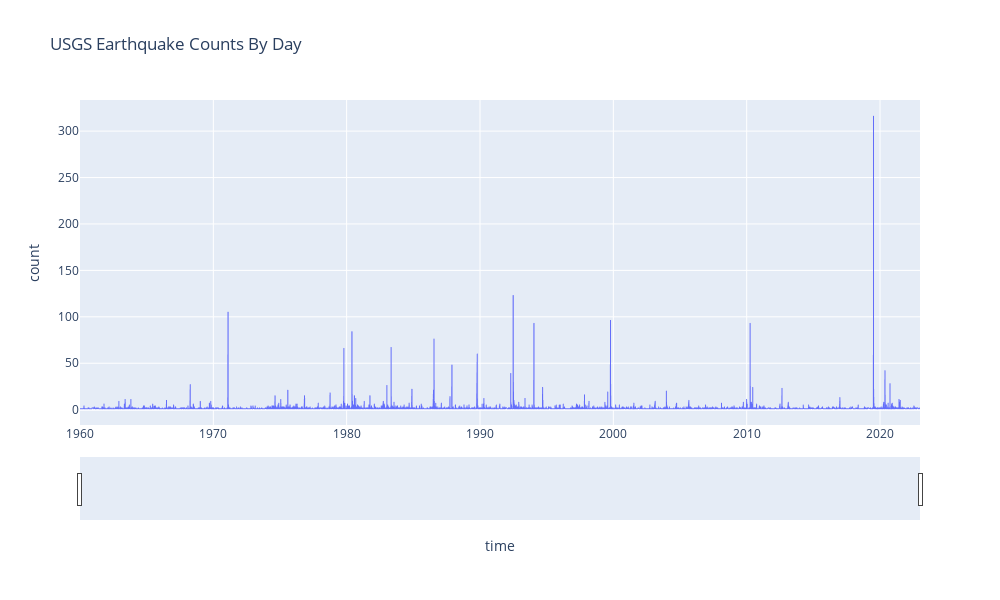

The notebook cell this image was saved under:
### Code cell
usgs_grouped_counts.reset_index(inplace=True)
usgs_grouped_counts['time'] = usgs_grouped_counts['time'].dt.to_timestamp()

# Create a Plotly figure
fig = px.line(usgs_grouped_counts, x='time', 
              y='count', labels={'value': 'Magnitude'}, 
              title='USGS Earthquake Counts By Day')
fig.update_layout(
    width=1000,
    height=600,
)

fig.update_traces(line=dict(width=1.0))
# Add interactivity
fig.update_xaxes(rangeslider_visible=True)
fig.update_layout(dragmode='pan')

# Show the interactive plot
fig.show()

### Figure 1 — Plotly figure (JSON) as saved in the notebook; plotly's stock layout.template omitted (floating-point values rounded to 4 significant figures; data arrays with more than 128 entries replaced by an {"elided": "..."} marker saying what was removed)
{"data": [{"hovertemplate": "time=%{x}<br>count=%{y}<extra></extra>", "legendgroup": "", "line": {"color": "#636efa", "dash": "solid", "width": 1}, "marker": {"symbol": "circle"}, "mode": "lines", "name": "", "showlegend": false, "type": "scattergl", "x": {"elided": "5997 str values"}, "xaxis": "x", "y": {"elided": "5997 int values"}, "yaxis": "y"}], "layout": {"dragmode": "pan", "height": 600, "legend": {"tracegroupgap": 0}, "title": {"text": "USGS Earthquake Counts By Day"}, "width": 1000, "xaxis": {"anchor": "y", "domain": [0, 1], "rangeslider": {"visible": true}, "title": {"text": "time"}}, "yaxis": {"anchor": "x", "domain": [0, 1], "title": {"text": "count"}}}}
